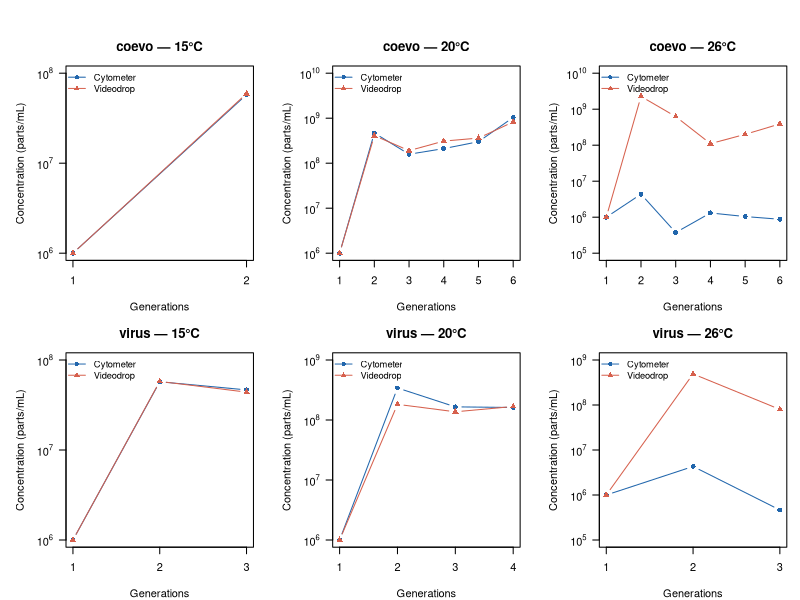

Write the R code that produced this figure.
# source("curves.R")

library(readr)

df <- read_csv("bioinformatics/boxplot_cyto_vs_videodrop/Bilan extraction ADN - curves.csv")

col_names <- list(
  coevo_15_C = "coevo 15 C", coevo_15_V = "coevo 15 V",
  coevo_20_C = "coevo 20 C", coevo_20_V = "coevo 20 V",
  coevo_26_C = "coevo 26 C", coevo_26_V = "coevo 26 V",
  virus_15_C = "virus 15 C", virus_15_V = "virus 15 V",
  virus_20_C = "virus 20 C", virus_20_V = "virus 20 V",
  virus_26_C = "virus 26 C", virus_26_V = "virus 26 V"
)

data <- lapply(col_names, function(cn) {
  vals <- as.numeric(df[[cn]])
  vals[!is.na(vals)]
})

col_C <- "#2166ac"
col_V <- "#d6604d"

temps <- c(15, 20, 26)
traitements <- c("coevo", "virus")

par(mfrow = c(2, 3), mar = c(4, 5, 3, 1), oma = c(0, 0, 2, 0))

for (trt in traitements) {
  for (temp in temps) {
    
    key_C <- paste0(trt, "_", temp, "_C")
    key_V <- paste0(trt, "_", temp, "_V")
    
    yC <- data[[key_C]]
    yV <- data[[key_V]]
    
    # Supprimer valeurs <= 0 (log impossible)
    yC <- yC[yC > 0]
    yV <- yV[yV > 0]
    
    n_gen <- max(length(yC), length(yV))
    gen_C <- seq_along(yC)
    gen_V <- seq_along(yV)
    
    ymin <- min(c(yC, yV), na.rm = TRUE)
    ymax <- max(c(yC, yV), na.rm = TRUE)
    
    # Définir bornes log10 propres
    log_min <- floor(log10(ymin))
    log_max <- ceiling(log10(ymax))
    y_ticks <- 10^(log_min:log_max)
    
    plot(gen_C, yC,
         type = "b",
         pch = 16,
         col = col_C,
         log = "y",
         xlim = c(1, n_gen),
         ylim = c(10^log_min, 10^log_max),
         xlab = "Generations",
         ylab = "Concentration (parts/mL)",
         main = paste0(trt, " — ", temp, "°C"),
         axes = FALSE,
         frame.plot = FALSE)
    
    axis(1, at = 1:n_gen, labels = 1:n_gen)
    axis(2, at = y_ticks,
         labels = parse(text = paste0("10^", log_min:log_max)),
         las = 1)
    
    box()
    
    lines(gen_V, yV,
          type = "b",
          pch = 17,
          col = col_V)
    
    legend("topleft",
           legend = c("Cytometer", "Videodrop"),
           col = c(col_C, col_V),
           pch = c(16, 17),
           lty = 1,
           bty = "n",
           cex = 0.85)
  }
}
